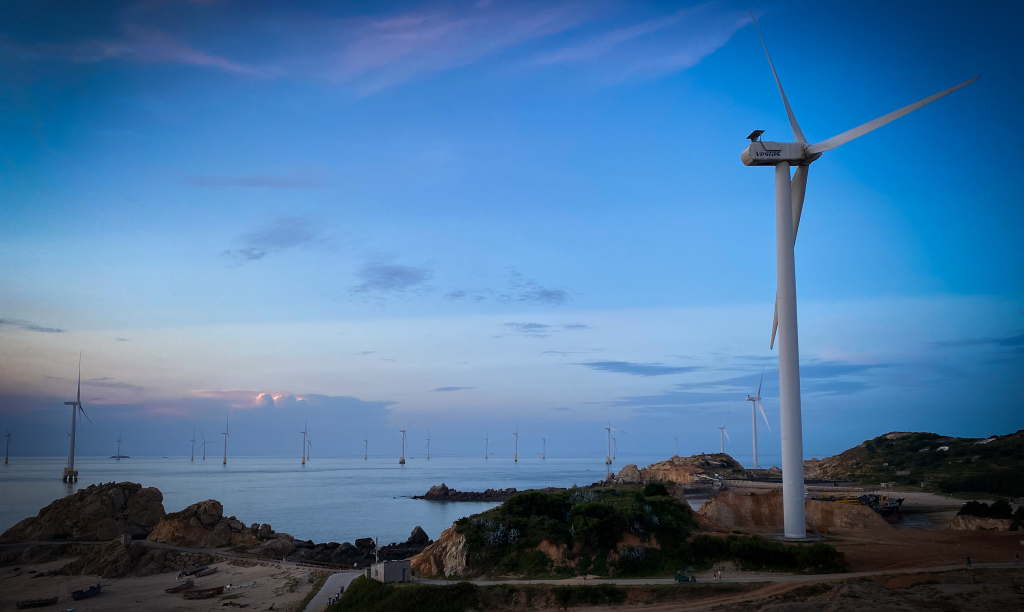
#> input picture IMG_01.JPG, 2048 x 1224 px, found by its file name (shown at 1/2 size)
$ python test_09.1.py
#> lines starting #> are read from the running program, lines starting #| are printed output that depends on the picture
import cv2 as cv
import numpy as np

img = cv.imread("IMG_01.jpg")
#> img is the input picture: shape (1224, 2048, 3); mean B, G, R 158.2, 116.8, 73.8

res_1 = cv.resize(img, None, fx = 0.5, fy = 0.5, interpolation = cv.INTER_CUBIC)
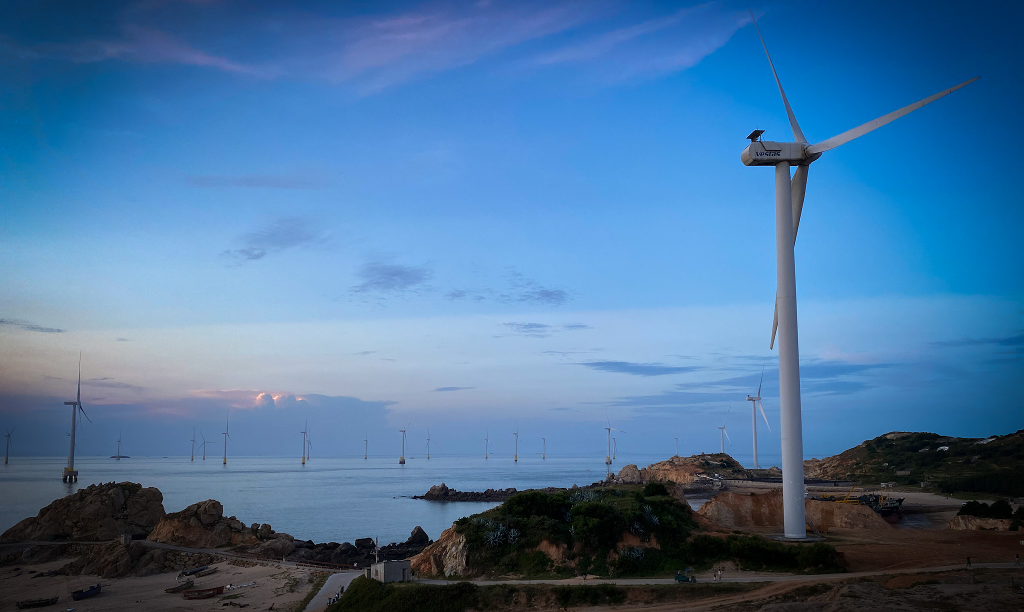
#> res_1: shape (612, 1024, 3); mean B, G, R 158.2, 116.8, 73.8
height, width = img.shape[:2]
#> height = 1224; width = 2048
print(height, width)
#| 1224 2048
res_2 = cv.resize(img, ((1)*width, (1)*height), interpolation = cv.INTER_CUBIC) # This one can't deal with float
cv.imshow('res_1', res_1)
cv.imshow('res_2', res_2)
cv.waitKey(0)
